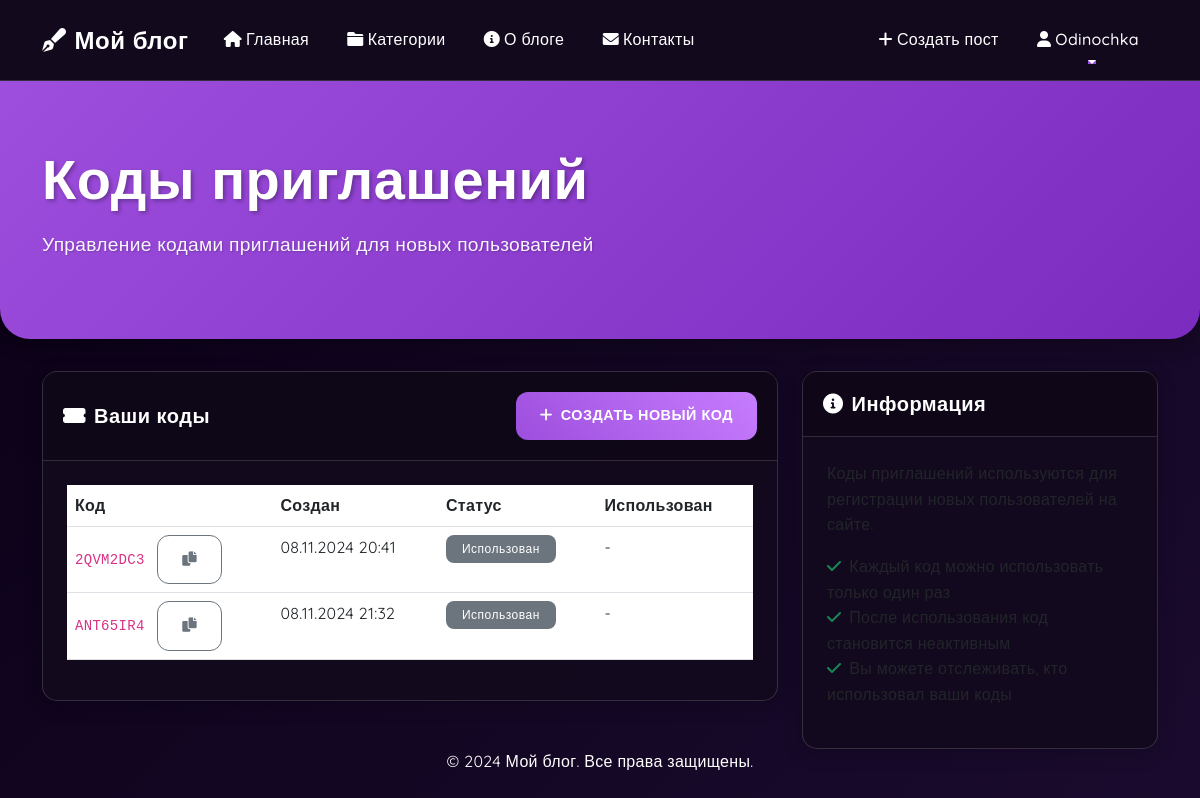
The page /blog/invites/ (signed in) on the database its author committed.
### blog/models.py (models this page shows, shortened)
class InviteCode(models.Model):
    code = models.CharField(max_length=20, unique=True)
    created_by = models.ForeignKey(User, on_delete=models.CASCADE, related_name='created_invites')
    used_by = models.ForeignKey(User, on_delete=models.SET_NULL, null=True, blank=True, related_name='used_invite')
    created_at = models.DateTimeField(auto_now_add=True)
    is_active = models.BooleanField(default=True)
    class Meta:
        verbose_name = "Код приглашения"
        verbose_name_plural = "Коды приглашения"

### blog/views.py (the view)
# urls.py: path('invites/', views.invite_codes, name='invite_codes'),
@login_required
def invite_codes(request):
    codes = InviteCode.objects.filter(created_by=request.user)
    return render(request, 'blog/invite_codes.html', {'codes': codes})

### blog/templates/blog/invite_codes.html (shortened to what this page needs)
{% extends 'base.html' %}
{% block content %}
<div class="hero-section">
    <div class="container">
        <h1 class="display-4">Коды приглашений</h1>
        <p class="lead">Управление кодами приглашений для новых пользователей</p>
    </div>
</div>
<div class="container mt-4">
    <div class="row">
        <div class="col-md-8">
            <div class="card">
                <div class="card-header d-flex justify-content-between align-items-center">
                    <h5 class="card-title mb-0">
                        <i class="fas fa-ticket-alt me-2"></i>Ваши коды
                    </h5>
                    <a href="{% url 'blog:create_invite' %}" class="btn btn-primary">
                        <i class="fas fa-plus me-2"></i>Создать новый код
                    </a>
                </div>
                <div class="card-body">
                    <div class="table-responsive">
                        <table class="table">
                            <thead>
                                <tr>
                                    <th>Код</th>
                                    <th>Создан</th>
                                    <th>Статус</th>
                                    <th>Использован</th>
                                </tr>
                            </thead>
                            <tbody>
                                {% for code in codes %}
                                <tr>
                                    <td>
                                        <code>{{ code.code }}</code>
                                        <button class="btn btn-sm btn-outline-secondary ms-2"
                                                onclick="navigator.clipboard.writeText('{{ code.code }}')">
                                            <i class="fas fa-copy"></i>
                                        </button>
                                    </td>
                                    <td>{{ code.created_at|date:"d.m.Y H:i" }}</td>
                                    <td>
                                        {% if code.is_active %}
                                        <span class="badge bg-success">Активен</span>
                                        {% else %}
                                        <span class="badge bg-secondary">Использован</span>
                                        {% endif %}
                                    </td>
                                    <td>
                                        {% if code.used_by %}
                                        {{ code.used_by.username }}
                                        {% else %}
                                        -
                                        {% endif %}
                                    </td>
                                </tr>
                                {% empty %}
                                <tr>
                                    <td colspan="4" class="text-center">
                                        <p class="text-muted mb-0">У вас пока нет созданных кодов приглашений</p>
                                    </td>
                                </tr>
                                {% endfor %}
                            </tbody>
                        </table>
                    </div>
                </div>
            </div>
        </div>
        <div class="col-md-4">
            <div class="card">
                <div class="card-header">
                    <h5 class="card-title mb-0">
                        <i class="fas fa-info-circle me-2"></i>Информация
                    </h5>
                </div>
                <div class="card-body">
                    <p>Коды приглашений используются для регистрации новых пользователей на сайте.</p>
                    <ul class="list-unstyled">
                        <li><i class="fas fa-check text-success me-2"></i>Каждый код можно использовать только один раз</li>
                        <li><i class="fas fa-check text-success me-2"></i>После использования код становится неактивным</li>
                        <li><i class="fas fa-check text-success me-2"></i>Вы можете отслеживать, кто использовал ваши коды</li>
                    </ul>
                </div>
            </div>
        </div>
    </div>
</div>
{% endblock %}

### templates/base.html (shortened to what this page needs)
{% load static %}
<!DOCTYPE html>
<html lang="ru">
<head>
    <link href="https://cdn.jsdelivr.net/npm/bootstrap@5.3.0/dist/css/bootstrap.min.css" rel="stylesheet">
    <link href="https://cdnjs.cloudflare.com/ajax/libs/font-awesome/6.0.0/css/all.min.css" rel="stylesheet">
    <link rel="stylesheet" href="https://cdnjs.cloudflare.com/ajax/libs/animate.css/4.1.1/animate.min.css"/>
    <link href="{% static 'css/style.css' %}" rel="stylesheet">
</head>
<body>
    <nav class="navbar navbar-expand-lg navbar-dark">
        <div class="container">
            <a class="navbar-brand" href="{% url 'blog:home' %}">
                <i class="fas fa-pen-fancy me-2"></i>Мой блог
            </a>
            <div class="collapse navbar-collapse" id="navbarNav">
                <ul class="navbar-nav me-auto">
                    <li class="nav-item">
                        <a class="nav-link" href="{% url 'blog:home' %}">
                            <i class="fas fa-home me-1"></i>Главная
                        </a>
                    </li>
                    <li class="nav-item">
                        <a class="nav-link" href="{% url 'blog:categories' %}">
                            <i class="fas fa-folder me-1"></i>Категории
                        </a>
                    </li>
                    <li class="nav-item">
                        <a class="nav-link" href="{% url 'blog:about' %}">
                            <i class="fas fa-info-circle me-1"></i>О блоге
                        </a>
                    </li>
                    <li class="nav-item">
                        <a class="nav-link" href="{% url 'blog:contact' %}">
                            <i class="fas fa-envelope me-1"></i>Контакты
                        </a>
                    </li>
                </ul>
                <ul class="navbar-nav">
                    {% if user.is_authenticated %}
                    <li class="nav-item">
                        <a class="nav-link" href="{% url 'blog:create_post' %}">
                            <i class="fas fa-plus me-1"></i>Создать пост
                        </a>
                    </li>
                    <li class="nav-item dropdown">
                        <a class="nav-link dropdown-toggle" href="#" id="userDropdown" role="button" data-bs-toggle="dropdown">
                            <i class="fas fa-user me-1"></i>{{ user.username }}
                        </a>
                    </li>
                    {% else %}
                    <li class="nav-item">
                        <a class="nav-link" href="{% url 'login' %}">
                            <i class="fas fa-sign-in-alt me-1"></i>Войти
                        </a>
                    </li>
                    {% endif %}
                </ul>
            </div>
        </div>
    </nav>
    <main class="flex-grow-1">
        {% block content %}{% endblock %}
    </main>
    <footer class="footer mt-auto">
        <div class="container">
            <p class="text-center">&copy; 2024 Мой блог. Все права защищены.</p>
        </div>
    </footer>
</body>
</html>

### static/css/style.css (style rules this page uses)
:root { --primary-color: #9D4EDD; --secondary-color: #7B2CBF; --accent-color: #C77DFF; --background-color: #0A0015; --card-bg: rgba(20, 10, 30, 0.95); --text-color: #FFFFFF; --text-muted: #B8B8B8; --link-color: #E0AAFF; --hover-color: #F3D1FF; --border-color: rgba(255, 255, 255, 0.15); --input-bg: rgba(30, 15, 45, 0.95); }
body { font-family: 'Quicksand', sans-serif; background: linear-gradient(135deg, var(--background-color), #1A0B2E); color: var(--text-color); min-height: 100vh; line-height: 1.6; letter-spacing: 0.3px; }
.navbar { background: var(--card-bg) !important; backdrop-filter: blur(10px); border-bottom: 1px solid var(--border-color); padding: 1rem; transition: all 0.3s ease; }
.navbar-brand { color: var(--text-color) !important; font-weight: 700; font-size: 1.5rem; letter-spacing: 0.5px; }
.nav-link { color: var(--text-color) !important; font-weight: 500; padding: 0.7rem 1.2rem !important; border-radius: 12px; transition: all 0.3s ease; position: relative; overflow: hidden; }
.nav-link::after { content: ''; position: absolute; bottom: 0; left: 50%; width: 0; height: 2px; background: var(--primary-color); transition: all 0.3s ease; transform: translateX(-50%); }
.card { background: var(--card-bg); border: 1px solid var(--border-color); border-radius: 15px; box-shadow: 0 4px 20px rgba(0, 0, 0, 0.2); transition: all 0.3s cubic-bezier(0.4, 0, 0.2, 1); }
.card-header { background: rgba(0, 0, 0, 0.2); border-bottom: 1px solid var(--border-color); padding: 1.25rem; }
.card-body { padding: 1.5rem; }
.card-title { color: var(--text-color); font-weight: 600; margin-bottom: 1rem; letter-spacing: 0.5px; }
.btn { padding: 0.8rem 1.5rem; border-radius: 12px; font-weight: 600; letter-spacing: 0.5px; transition: all 0.3s cubic-bezier(0.4, 0, 0.2, 1); text-transform: uppercase; font-size: 0.9rem; position: relative; overflow: hidden; z-index: 1; }
.btn::before { content: ''; position: absolute; top: 0; left: 0; width: 100%; height: 100%; background: linear-gradient(45deg, var(--primary-color), var(--accent-color)); opacity: 0; z-index: -1; transition: opacity 0.3s ease; }
.btn-primary { background: linear-gradient(45deg, var(--primary-color), var(--accent-color)); border: none; color: white !important; }
.hero-section { background: linear-gradient(135deg, var(--primary-color), var(--secondary-color)); padding: 4rem 0; margin-bottom: 2rem; border-radius: 0 0 30px 30px; box-shadow: 0 4px 20px rgba(0, 0, 0, 0.3); }
.hero-section h1 { color: white; font-weight: 700; margin-bottom: 1rem; text-shadow: 2px 2px 4px rgba(0, 0, 0, 0.3); }
.hero-section .lead { color: rgba(255, 255, 255, 0.95); font-size: 1.2rem; text-shadow: 1px 1px 2px rgba(0, 0, 0, 0.2); }
.badge { padding: 0.5rem 1rem; border-radius: 8px; font-weight: 500; letter-spacing: 0.5px; }
h1, h2, h3, h4, h5, h6 { color: var(--text-color); font-weight: 600; letter-spacing: 0.5px; }
a { color: var(--link-color); text-decoration: none; transition: all 0.3s ease; }
.form-control, .btn { transition: all 0.3s cubic-bezier(0.4, 0, 0.2, 1); }
.navbar { backdrop-filter: blur(10px); transition: all 0.3s ease; }
.nav-link { position: relative; overflow: hidden; }
.card { transition: all 0.3s cubic-bezier(0.4, 0, 0.2, 1); }
.btn { position: relative; overflow: hidden; z-index: 1; }

### rows shown on the page
InviteCode: code "2QVM2DC3", created_at "08.11.2024 20:41", is_active "Использован"
InviteCode: code "ANT65IR4", created_at "08.11.2024 21:32", is_active "Использован"

### other values the page prints
{{ user.username }} "Odinochka"
